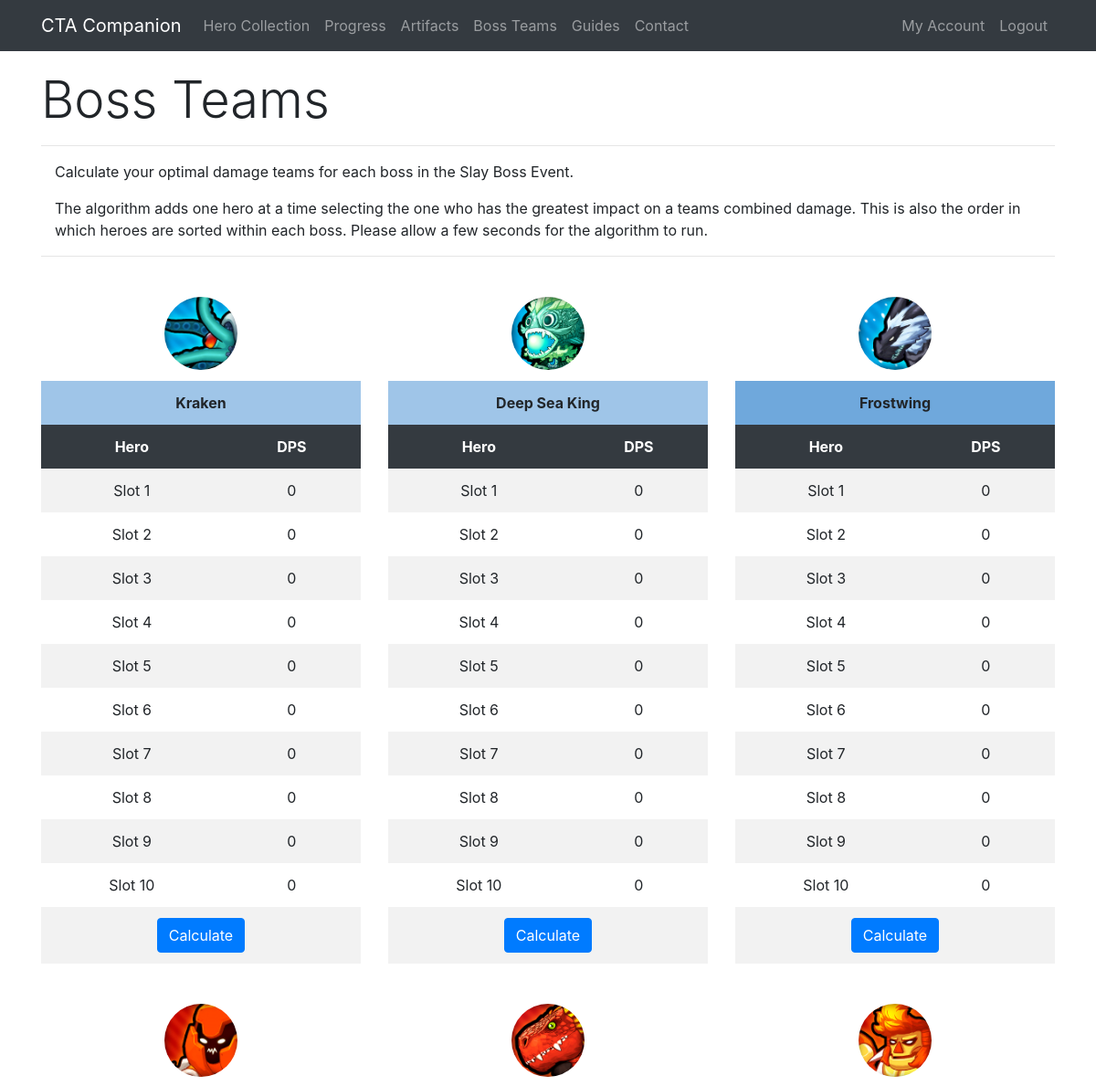
The page /bossTeam/Cayumi (signed in, upper part) on the database as committed earlier.
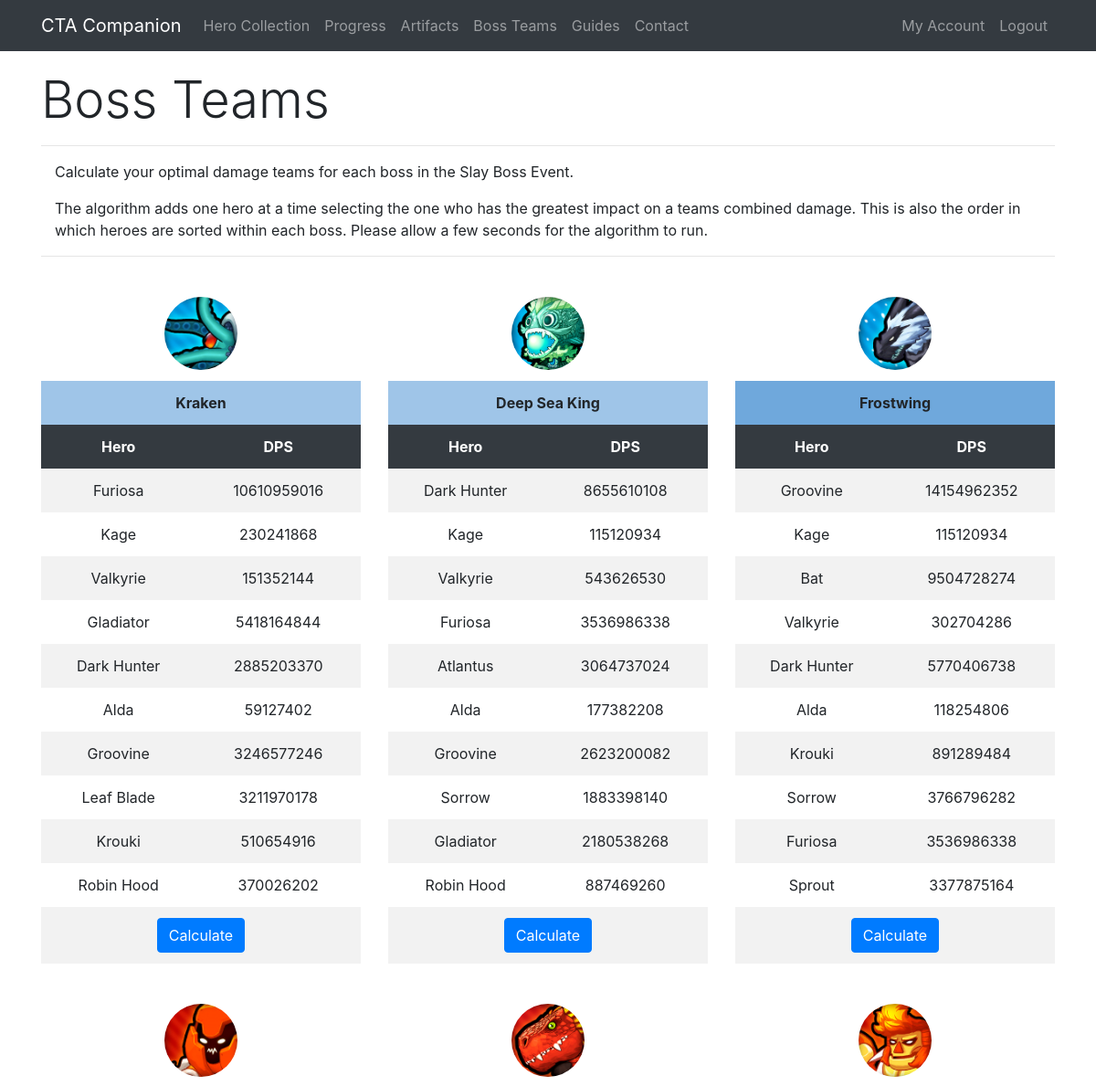
The same page on the database as committed later.
### app/models.py (models this page shows, shortened)
class Bossteam(db.Model):
    id = db.Column(db.Integer, primary_key=True)
    hero = db.Column(db.String(16), index=True)
    damage = db.Column(db.Integer, index=True)
    user_id = db.Column(db.Integer, db.ForeignKey('user.id'))
    bossbase_id = db.Column(db.Integer, db.ForeignKey('boss_base.id'))

### app/routes.py (the view)
@app.route('/bossTeam/<username>')
@login_required
def bossTeam(username):
    user = User.query.filter_by(username=username).first_or_404()
    loadKraken = Bossteam.query.filter_by(bossbase_id=1, user_id=user.id).all()
    loadDeepseaking = Bossteam.query.filter_by(bossbase_id=2, user_id=user.id).all()
    loadFrostwing = Bossteam.query.filter_by(bossbase_id=3, user_id=user.id).all()
    loadOdin = Bossteam.query.filter_by(bossbase_id=4, user_id=user.id).all()
    loadLightmech = Bossteam.query.filter_by(bossbase_id=5, user_id=user.id).all()
    loadAstrolab = Bossteam.query.filter_by(bossbase_id=6, user_id=user.id).all()
    loadSandclaw = Bossteam.query.filter_by(bossbase_id=7, user_id=user.id).all()
    loadVoodootank = Bossteam.query.filter_by(bossbase_id=8, user_id=user.id).all()
    loadUndeadsamurai = Bossteam.query.filter_by(bossbase_id=9, user_id=user.id).all()
    loadValkenbot = Bossteam.query.filter_by(bossbase_id=10, user_id=user.id).all()
    loadFiregorge = Bossteam.query.filter_by(bossbase_id=11, user_id=user.id).all()
    loadMadking = Bossteam.query.filter_by(bossbase_id=12, user_id=user.id).all()
    loadBeetle = Bossteam.query.filter_by(bossbase_id=13, user_id=user.id).all()
    loadHauntinghead = Bossteam.query.filter_by(bossbase_id=14, user_id=user.id).all()
    loadGunlord = Bossteam.query.filter_by(bossbase_id=15, user_id=user.id).all()
    krakenDict = {}
    for i in loadKraken:
        krakenDict[i.hero] = i.damage
    deepseakingDict = {}
    for i in loadDeepseaking:
        deepseakingDict[i.hero] = i.damage
    frostwingDict = {}
    for i in loadFrostwing:
        frostwingDict[i.hero] = i.damage
    odinDict = {}
    for i in loadOdin:
        odinDict[i.hero] = i.damage
    lightmechDict = {}
    for i in loadLightmech:
        lightmechDict[i.hero] = i.damage
    astrolabDict = {}
    for i in loadAstrolab:
        astrolabDict[i.hero] = i.damage
    sandclawDict = {}
    for i in loadSandclaw:
        sandclawDict[i.hero] = i.damage
    voodootankDict = {}
    for i in loadVoodootank:
        voodootankDict[i.hero] = i.damage
    undeadsamuraiDict = {}
    for i in loadUndeadsamurai:
        undeadsamuraiDict[i.hero] = i.damage
    valkenbotDict = {}
    for i in loadValkenbot:
        valkenbotDict[i.hero] = i.damage
    firegorgeDict = {}
    for i in loadFiregorge:
        firegorgeDict[i.hero] = i.damage
    madkingDict = {}
    for i in loadMadking:
        madkingDict[i.hero] = i.damage
    beetleDict = {}
    for i in loadBeetle:
        beetleDict[i.hero] = i.damage
    hauntingheadDict = {}
    for i in loadHauntinghead:
        hauntingheadDict[i.hero] = i.damage
    gunlordDict = {}
    for i in loadGunlord:
        gunlordDict[i.hero] = i.damage
    return render_template('bossTeam.html', user=user, title='Boss Teams', krakenDict=krakenDict, deepseakingDict=deepseakingDict,
                           frostwingDict=frostwingDict, odinDict=odinDict, lightmechDict=lightmechDict, astrolabDict=astrolabDict,
                           sandclawDict=sandclawDict, voodootankDict=voodootankDict, undeadsamuraiDict=undeadsamuraiDict,
                           valkenbotDict=valkenbotDict, firegorgeDict=firegorgeDict, madkingDict=madkingDict,
                           beetleDict=beetleDict, hauntingheadDict=hauntingheadDict, gunlordDict=gunlordDict)

### app/models.py (called while the page is built)
@login.user_loader
def load_user(id):
    return User.query.get(int(id))

### app/templates/bossTeam.html (shortened to what this page needs)
{% extends "base.html" %}
{% block content %}
 <div class="row pt-3">
    <div class="col-lg-12">
      <h1 class="display-4">Boss Teams</h1>
      <hr>
        <p class="instructions">Calculate your optimal damage teams for each boss in the Slay Boss Event.</p>
          <p class="instructions">The algorithm adds one hero at a time selecting the one who has the greatest impact on a teams combined damage.
          This is also the order in which heroes are sorted within each boss.
        Please allow a few seconds for the algorithm to run.</p>
      <hr>
    </div>
 </div>
 <div class="row pt-3">
     <div class="col-lg-4">
        <table class="table table-borderless table-striped">
            <thead class="">
            <tr>
                <th colspan="2" class="text-center"><img class="rounded-circle" src="{{ url_for('static', filename='kraken.png') }}" width="80"></th>
            </tr>
            <tr>
                <th colspan="3" class="text-center WaterRare">Kraken</th>
            </tr>
            <tr class="thead-dark">
                <th class="text-center">Hero</th>
                <th class="text-center">DPS</th>
            </tr>
            </thead>
            {% for key, value in krakenDict.items() %}
            <tr>
                <td class="text-center">{{ key }}</td><td class="text-center">{{ value }}</td>
            </tr>
            {% endfor %}
            <tr>
                <td colspan="2" class="text-center"><a href="{{ url_for('calculate', username=current_user.username, boss=1) }}"><button type="button" class="btn btn-primary">Calculate</button></a></td>
            </tr>
        </table>
    </div>
     <div class="col-lg-4">
        <table class="table table-borderless table-striped">
            <thead class="">
            <tr>
                <th colspan="2" class="text-center"><img class="rounded-circle" src="{{ url_for('static', filename='deepseaking.png') }}" width="80"></th>
            </tr>
            <tr>
                <th colspan="3" class="text-center WaterRare">Deep Sea King</th>
            </tr>
            <tr class="thead-dark">
                <th class="text-center">Hero</th>
                <th class="text-center">DPS</th>
            </tr>
            </thead>
            {% for key, value in deepseakingDict.items() %}
            <tr>
                <td class="text-center">{{ key }}</td><td class="text-center">{{ value }}</td>
            </tr>
            {% endfor %}
            <tr>
                <td colspan="2" class="text-center"><a href="{{ url_for('calculate', username=current_user.username, boss=2) }}"><button type="button" class="btn btn-primary">Calculate</button></a></td>
            </tr>
        </table>
    </div>
     <div class="col-lg-4">
        <table class="table table-borderless table-striped">
            <thead class="">
            <tr>
                <th colspan="2" class="text-center"><img class="rounded-circle" src="{{ url_for('static', filename='frostwing.png') }}" width="80"></th>
            </tr>
            <tr>
                <th colspan="3" class="text-center WaterEpic">Frostwing</th>
            </tr>
            <tr class="thead-dark">
                <th class="text-center">Hero</th>
                <th class="text-center">DPS</th>
            </tr>
            </thead>
            {% for key, value in frostwingDict.items() %}
            <tr>
                <td class="text-center">{{ key }}</td><td class="text-center">{{ value }}</td>
            </tr>
            {% endfor %}
            <tr>
                <td colspan="2" class="text-center"><a href="{{ url_for('calculate', username=current_user.username, boss=3) }}"><button type="button" class="btn btn-primary">Calculate</button></a></td>
            </tr>
        </table>
    </div>
 </div>
<div class="row pt-3">
     <div class="col-lg-4">
        <table class="table table-borderless table-striped">
            <thead class="">
            <tr>
                <th colspan="2" class="text-center"><img class="rounded-circle" src="{{ url_for('static', filename='valkenbot.png') }}" width="80"></th>
            </tr>
            </thead>
        </table>
    </div>
     <div class="col-lg-4">
        <table class="table table-borderless table-striped">
            <thead class="">
            <tr>
                <th colspan="2" class="text-center"><img class="rounded-circle" src="{{ url_for('static', filename='firegorge.png') }}" width="80"></th>
            </tr>
            </thead>
        </table>
    </div>
     <div class="col-lg-4">
        <table class="table table-borderless table-striped">
            <thead class="">
            <tr>
                <th colspan="2" class="text-center"><img class="rounded-circle" src="{{ url_for('static', filename='madking.png') }}" width="80"></th>
            </tr>
            </thead>
        </table>
    </div>
 </div>
<hr><br><br>
{% endblock %}

### app/templates/base.html (shortened to what this page needs)
<!DOCTYPE html>
<html lang="en">
  <head>
    <link rel="stylesheet" href="https://stackpath.bootstrapcdn.com/bootstrap/4.5.0/css/bootstrap.min.css">
    <link rel="stylesheet" type="text/css" href="https://cdn.datatables.net/v/bs4/dt-1.10.21/r-2.2.5/datatables.min.css"/>
    <link href="{{ url_for('static', filename='style.css') }}" rel="stylesheet">
  </head>
  <body>
  <header>
<nav class="navbar navbar-expand-lg fixed-top navbar-dark bg-dark">
  <div class="container">
    <a class="navbar-brand" href="{{ url_for('index') }}">CTA Companion</a>
    <div class="collapse navbar-collapse" id="ctacNav">
      <ul class="navbar-nav mr-auto">
          {% if current_user.is_authenticated %}
        <li class="nav-item">
            {% if heroactive == 1 %}
            <a class="nav-link active" href="{{ url_for('collection', username=current_user.username) }}">Hero Collection</a>
            {% else %}
            <a class="nav-link" href="{{ url_for('collection', username=current_user.username) }}">Hero Collection</a>
            {% endif %}
        </li>
        <li class="nav-item">
            {% if progressactive == 1 %}
            <a class="nav-link active" href="{{ url_for('progress', username=current_user.username) }}">Progress</a>
            {% else %}
            <a class="nav-link" href="{{ url_for('progress', username=current_user.username) }}">Progress</a>
            {% endif %}
        </li>
        <li class="nav-item">
            {% if artifactactive == 1 %}
          <a class="nav-link active" href="{{ url_for('artifacts', username=current_user.username) }}">Artifacts</a>
            {% else %}
            <a class="nav-link" href="{{ url_for('artifacts', username=current_user.username) }}">Artifacts</a>
            {% endif %}
        </li>
        <li class="nav-item">
          <a class="nav-link" href="{{ url_for('bossTeam', username=current_user.username) }}">Boss Teams</a>
        </li>
          {% endif %}
        <li class="nav-item">
          <a class="nav-link" href="#">Guides</a>
        </li>
        <li class="nav-item">
          <a class="nav-link" href="{{ url_for('contact') }}">Contact</a>
        </li>
      </ul>
      <ul class="navbar-nav ml-auto">
        {% if current_user.is_anonymous %}
      <li class="nav-item">
          <a class="nav-link" href="{{ url_for('login') }}">Login</a>
      </li>
      <li class="nav-item">
          <a class="nav-link" href="{{ url_for('register') }}">Sign up</a>
      </li>
        {% else %}
      <li class="nav-item">
            {% if useractive == 1 %}
            <a class="nav-link active" href="{{ url_for('account', username=current_user.username) }}">My Account</a>
            {% else %}
            <a class="nav-link" href="{{ url_for('account', username=current_user.username) }}">My Account</a>
            {% endif %}
      </li>
      <li class="nav-item">
          <a class="nav-link" href="{{ url_for('logout') }}">Logout</a>
      </li>
        {% endif %}
      </ul>
    </div>
  </div>
</nav></header>
<main role="main">
<div class="container">
{% block content %}{% endblock %}
</div></main>
  </body>
</html>

### app/static/style.css (style rules this page uses)
.WaterRare { background-color: #9FC5E8; padding: 8px; }
.WaterEpic { background-color: #6FA8DC; padding: 8px; }
main > .container { padding: 60px 15px 0; }
.instructions { padding-left: 15px; }

### app/templates/base.html (style rules this page uses)
html { position: relative; min-height: 100%; }
body { margin-bottom: 40px; }

Rows that differ between the two databases and show on the page:
changed Bossteam (number 1 of 30 on the later page): hero "Slot 1" → "Furiosa"; damage "0" → "10610959016"
changed Bossteam (number 2 of 30 on the later page): hero "Slot 2" → "Kage"; damage "0" → "230241868"
changed Bossteam (number 3 of 30 on the later page): hero "Slot 3" → "Valkyrie"; damage "0" → "151352144"
changed Bossteam (number 4 of 30 on the later page): hero "Slot 4" → "Gladiator"; damage "0" → "5418164844"
changed Bossteam (number 5 of 30 on the later page): hero "Slot 5" → "Dark Hunter"; damage "0" → "2885203370"
changed Bossteam (number 6 of 30 on the later page): hero "Slot 6" → "Alda"; damage "0" → "59127402"
changed Bossteam (number 7 of 30 on the later page): hero "Slot 7" → "Groovine"; damage "0" → "3246577246"
changed Bossteam: hero "Slot 8" → "Leaf Blade"; damage "0" → "3211970178"
changed Bossteam (number 9 of 30 on the later page): hero "Slot 9" → "Krouki"; damage "0" → "510654916"
changed Bossteam (number 10 of 30 on the later page): hero "Slot 10" → "Robin Hood"; damage "0" → "370026202"
changed Bossteam (number 11 of 30 on the later page): hero "Slot 1" → "Dark Hunter"; damage "0" → "8655610108"
changed Bossteam (number 12 of 30 on the later page): hero "Slot 2" → "Kage"; damage "0" → "115120934"
changed Bossteam (number 13 of 30 on the later page): hero "Slot 3" → "Valkyrie"; damage "0" → "543626530"
changed Bossteam (number 14 of 30 on the later page): hero "Slot 4" → "Furiosa"; damage "0" → "3536986338"
changed Bossteam: hero "Slot 5" → "Atlantus"; damage "0" → "3064737024"
changed Bossteam (number 16 of 30 on the later page): hero "Slot 6" → "Alda"; damage "0" → "177382208"
changed Bossteam (number 17 of 30 on the later page): hero "Slot 7" → "Groovine"; damage "0" → "2623200082"
changed Bossteam (number 18 of 30 on the later page): hero "Slot 8" → "Sorrow"; damage "0" → "1883398140"
changed Bossteam (number 19 of 30 on the later page): hero "Slot 9" → "Gladiator"; damage "0" → "2180538268"
changed Bossteam (number 20 of 30 on the later page): hero "Slot 10" → "Robin Hood"; damage "0" → "887469260"
changed Bossteam (number 21 of 30 on the later page): hero "Slot 1" → "Groovine"; damage "0" → "14154962352"
changed Bossteam (number 22 of 30 on the later page): hero "Slot 2" → "Kage"; damage "0" → "115120934"
changed Bossteam: hero "Slot 3" → "Bat"; damage "0" → "9504728274"
changed Bossteam (number 24 of 30 on the later page): hero "Slot 4" → "Valkyrie"; damage "0" → "302704286"
changed Bossteam (number 25 of 30 on the later page): hero "Slot 5" → "Dark Hunter"; damage "0" → "5770406738"
changed Bossteam (number 26 of 30 on the later page): hero "Slot 6" → "Alda"; damage "0" → "118254806"
changed Bossteam (number 27 of 30 on the later page): hero "Slot 7" → "Krouki"; damage "0" → "891289484"
changed Bossteam (number 28 of 30 on the later page): hero "Slot 8" → "Sorrow"; damage "0" → "3766796282"
changed Bossteam (number 29 of 30 on the later page): hero "Slot 9" → "Furiosa"; damage "0" → "3536986338"
changed Bossteam: hero "Slot 10" → "Sprout"; damage "0" → "3377875164"
